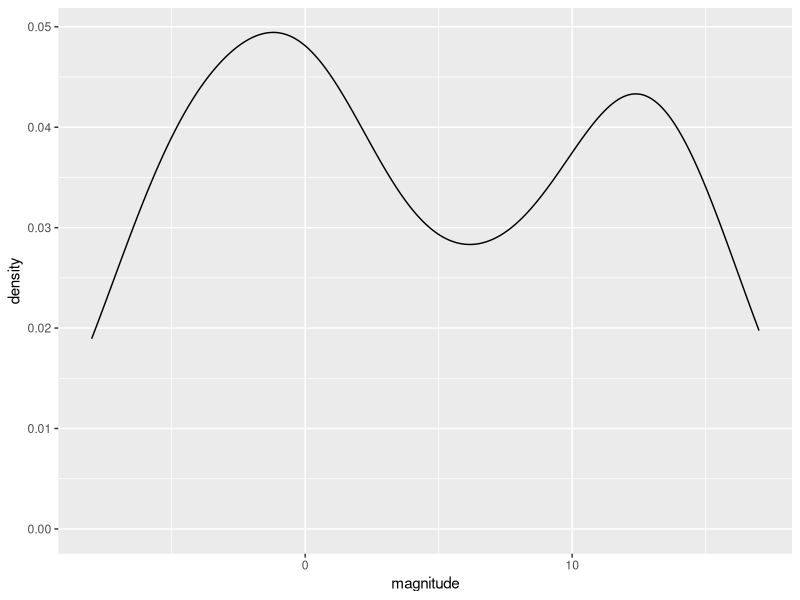
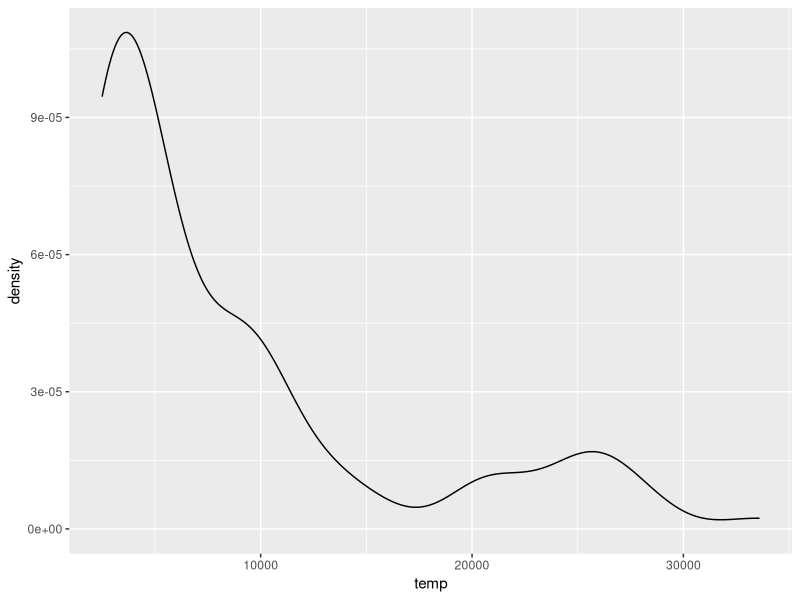
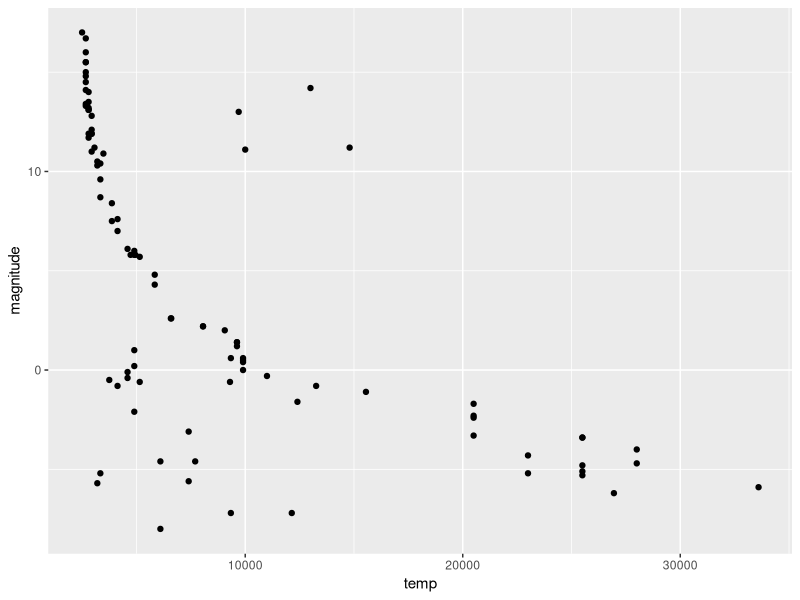
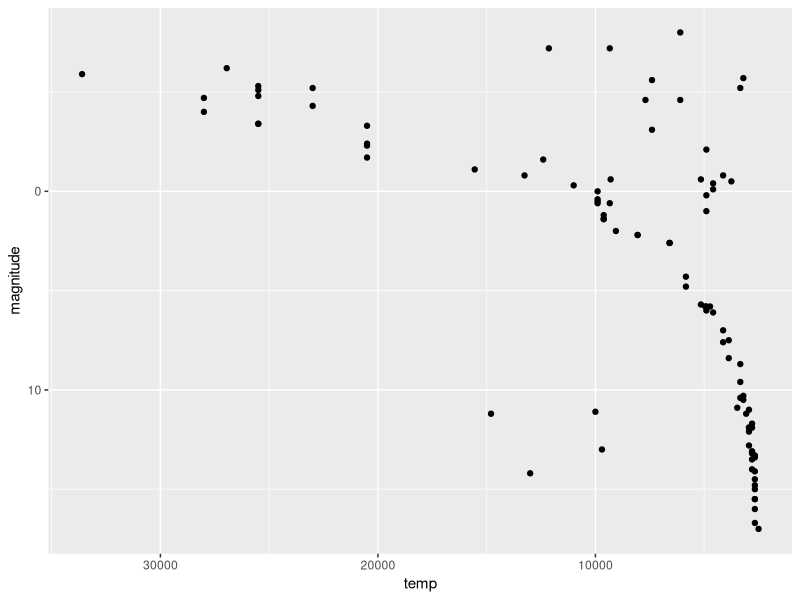
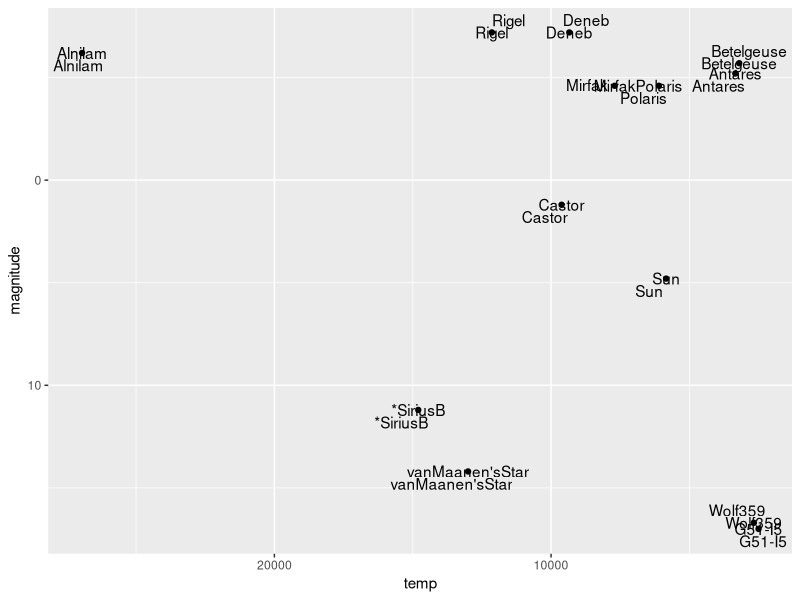
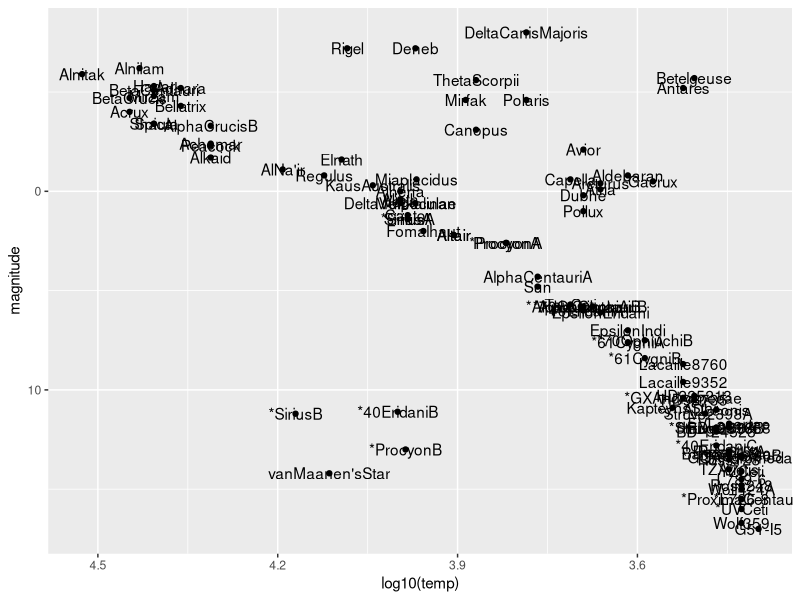
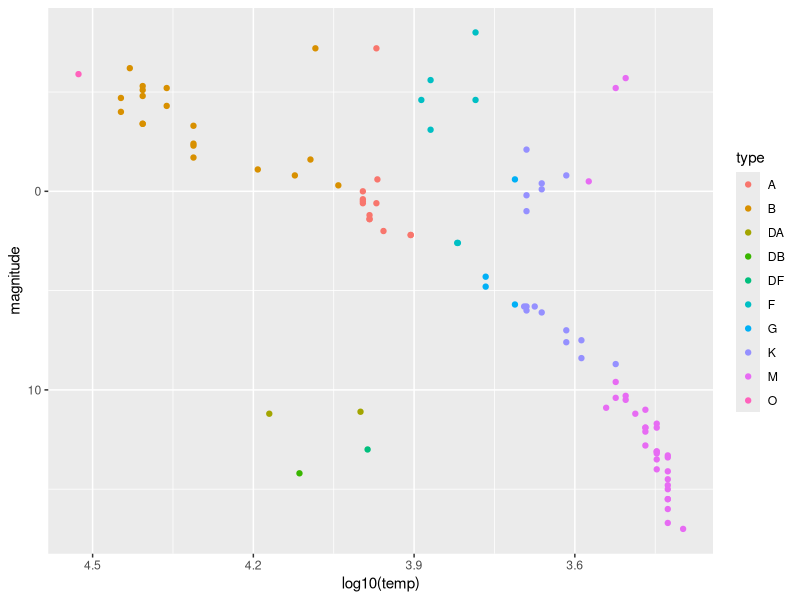

Write the R code that produced these figures, in order.
###### Comprehensive Assessment Part 1: Properties of Stars ######
library(tidyverse)
library(dslabs)
library(dplyr)
library(ggplot2)
data(stars)
options(digits = 3)
update.packages()

  #Q1: What is the mean magnitude of stars? What is the SD of magnitude?
mean(stars$magnitude)
sd(stars$magnitude)
   
  #Q2: Make a density plot of the magnitude. How many peaks are there in the data?   (2 peaks)
stars %>%
  ggplot(aes(magnitude)) +
  geom_density()

  #Q3: Examine the distribution of star temperature. Which of these statements best characterizes the temperature distribution?
      #The majority of stars have a high temperature.
      #The majority of stars have a low temperature.    (correct)
      #The temperature distribution is normal.
      #There are equal numbers of stars across the temperature range.

stars %>%
  ggplot(aes(temp)) +
  geom_density()

  #Q4: Make a scatter plot of the data with temperature on the x-axis and magnitude on the y-axis and examine the relationship between the variables. 
      #Recall that lower magnitude means a more luminous (brighter) star. Fill in the blank below
      #Most stars follow a _______ trend. These are calles main sequence stars.   (answer: decreasing exponential)

stars %>%
  ggplot(aes(temp, magnitude)) +
  geom_point()

  #Q5: Scientists do not always follow straight conventions when making plots, and astronomers usually transform values of star luminosity and temperature before plotting. 
      #Flip the y-axis so that lower values of magnitude are at the top of the axis (recall that more luminous stars have lower magnitude) using scale_y_reverse. 
      #Take the log base 10 of temperature and then also flip the x-axis. Fill in the blanks in the statements below to describe the resulting plot:
  
stars %>%
  ggplot(aes(temp, magnitude)) +
  geom_point() + 
  scale_y_reverse() +
  scale_x_log10() +
  scale_x_reverse()

   #The brighest, highest temperature stars are in the ______________ corner of the plot.   (upper left)
   #For main sequence stars, hotter stars have ______ luminosity.   (higher)

  #Q6: Some of the more rare stars are classified as "old" and "evolved" stars. These stars tend to be hotter stars, but also have low luminosity, and are known as white dwarfs.
      #How many white dwarfs are there in our sample?   (4, in the lower left part of the plot)

  #Q7: Consider stars which are not part of the Main Group but are not old/evolved (white dwarf) stars. These stars must also be unique in certain ways and are known as giants.
      #Use the plot from Question 5 to estimate the average temperature of a giant.   (Answer = 5000K)

    mean(stars$temp[stars$type == "G"])   #alternative way to solve question more precisely
 
  #Q8:We can now identify whether specific stars are main sequence stars, red giants or white dwarfs. Add text labels to the plot to answer these questions.
      #The least lumninous star in the sample with a surface temperature over 5000K is _________ (van Maanen's Star)
      #The two stars with lowest temperature and highest luminosity are known as supergiants. The two supergiants in this dataset are ____________ (Betelgeuse and Antares)
      #The Sun is a _____________ (main sequence star)
    
  ### MY SOLUTION FOR ALL 3 QUESTIONS; creating a vector with the names of the stars given in the multiple choice questions and oonly plotting said stars
      #to avoid cluttering###
    
library(ggrepel)
Stars <- c("Antares", "Castor", "Mirfak", "Polaris", "vanMaanen'sStar",
           "Rigel", "Deneb", "*SiriusB", "Alnilam", "Alnitam", "Betelgeuse", "Wolf359", "G51-I5", "Sun" )
        
stars %>%
  filter(star %in% Stars) %>%
  ggplot(aes(temp, magnitude)) +
  geom_point() + 
  scale_y_reverse() +
  scale_x_log10() +
  scale_x_reverse() +
  geom_text(aes(temp, magnitude, label = star)) +
  geom_text_repel(aes(temp, magnitude, label = star))

  ### CODE FROM COURSE ANSWERS ###
stars %>%
  ggplot(aes(log10(temp), magnitude)) +
  geom_point() +
  geom_text(aes(label = star)) +
  scale_x_reverse() +
  scale_y_reverse()

  #Q9: Remove the text labels and colour the points by star type. This classification describes the properties of the star's spectrum, the amount of light produced at various wavelengths.
      #Which star type has the lowest temperature?  (M)
      #Which star type has the highest temperature? (O)
      #The Sun is classified as a G-type star. Is the most luminous G-type star in this dataset also the hottest? (no)

stars %>%
  ggplot(aes(log10(temp), magnitude, color = type)) +
  geom_point() +
  scale_x_reverse() +
  scale_y_reverse()

  
